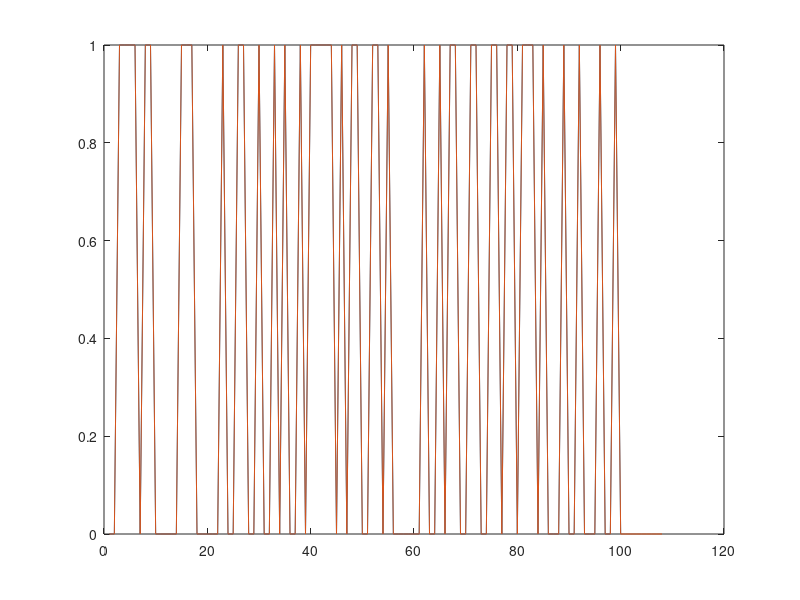

Write MATLAB code to recreate this figure.
%BPSK  transmission
clear all;
clc;

%Transmission end

symbol_padding = 4;

random_numbers = randi([0,1],[1,100]);
%random_numbers = ones(1,100);

rand_num_zero_padded = zeros(1,symbol_padding*length(random_numbers));

rand_num_zero_padded([1:symbol_padding:end])=random_numbers;


root_raised_cosine = rcosfir(0.25,4,4,1,'sqrt');


output = conv(root_raised_cosine,rand_num_zero_padded);


%plot(output)


%%Channel Model








%Receiver end`
rx_input = conv(root_raised_cosine,output);


rx_input_ds = downsample(rx_input,symbol_padding);
%plot(rx_input)
%plot(rx_input_ds)

rx_input_ds = rx_input_ds([9:end]);

rounded_input = round(rx_input_ds);



%Perfect match!
plot(random_numbers)
hold on;
plot(rounded_input)

